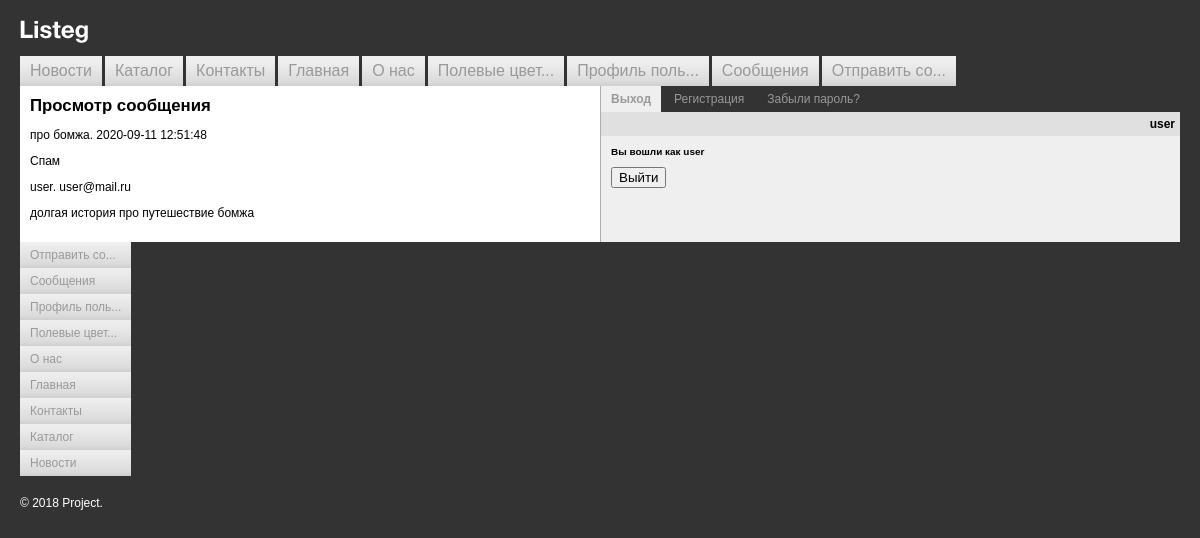
The app's page /posts/view_message/?mes_id=3 (signed in) with its own data.
### tables this page shows
CREATE TABLE `messages` (
  `id` int(11) NOT NULL AUTO_INCREMENT,
  `title` varchar(255) NOT NULL,
  `content` text NOT NULL,
  `unread` tinyint(1) NOT NULL,
  `topic_id` int(11) NOT NULL,
  `sent` timestamp NOT NULL DEFAULT CURRENT_TIMESTAMP,
  `sender_id` int(11) NOT NULL,
  `recipient_id` int(11) NOT NULL,
  PRIMARY KEY (`id`),
  UNIQUE KEY `id_UNIQUE` (`id`),
  KEY `topic_id_z_idx` (`topic_id`),
  KEY `sender_id_z_idx` (`sender_id`),
  KEY `recipient_id_z_idx` (`recipient_id`),
  CONSTRAINT `recipient_id_z` FOREIGN KEY (`recipient_id`) REFERENCES `users` (`id`) ON DELETE CASCADE ON UPDATE CASCADE,
  CONSTRAINT `sender_id_z` FOREIGN KEY (`sender_id`) REFERENCES `users` (`id`) ON DELETE CASCADE ON UPDATE CASCADE,
  CONSTRAINT `topic_id_z` FOREIGN KEY (`topic_id`) REFERENCES `topics` (`id`) ON DELETE CASCADE ON UPDATE CASCADE
);

CREATE TABLE `topics` (
  `id` int(11) NOT NULL AUTO_INCREMENT,
  `topic` varchar(255) NOT NULL,
  `color_id` int(11) NOT NULL,
  `created` timestamp NOT NULL DEFAULT CURRENT_TIMESTAMP,
  `creator_id` int(11) NOT NULL,
  `parent_id` int(11) NOT NULL,
  PRIMARY KEY (`id`),
  UNIQUE KEY `id_UNIQUE` (`id`),
  KEY `color_id_z_idx` (`color_id`),
  KEY `creator_id_z_idx` (`creator_id`),
  CONSTRAINT `color_id_z` FOREIGN KEY (`color_id`) REFERENCES `colors` (`id`) ON DELETE CASCADE ON UPDATE CASCADE,
  CONSTRAINT `creator_id_z` FOREIGN KEY (`creator_id`) REFERENCES `users` (`id`) ON DELETE CASCADE ON UPDATE CASCADE
);

CREATE TABLE `users` (
  `id` int(11) NOT NULL AUTO_INCREMENT,
  `login` varchar(255) NOT NULL,
  `password` varchar(255) NOT NULL,
  `email` varchar(255) NOT NULL,
  `phone` varchar(20) NOT NULL,
  `activity` tinyint(1) NOT NULL,
  `notification` tinyint(1) NOT NULL,
  PRIMARY KEY (`id`),
  UNIQUE KEY `id_UNIQUE` (`id`)
);

### include/functions.php (called while the page is built, shortened)
<?php
function requestMessssage()
{
    $queryGet = $_GET['mes_id'] ?? '';
    $queryGet = (int) $queryGet;
    return $queryGet;
}
function createMenu($items, $sortBy, $ulClass = 'main-menu')
{
    include($_SERVER['DOCUMENT_ROOT'] . '/template/parts/main_menu_ul.php');
}
function doQuery($sql)
{
    if (mysqli_connect_errno()) {
        echo mysqli_connect_error();
    } else {
        $result = mysqli_query(connectDB(), $sql);
        return $result;
    }
}
function connectDB($dbname = 'taskmandb')
{
    $host = 'localhost';
    $user = 'mysql';
    $password = '';
    static $db = null;
    if (null === $db) {
       $db = mysqli_connect($host, $user, $password, $dbname);
    }
    return $db;
}
function collectData($sql)
{
    $result = doQuery($sql);
    $collectedData = mysqli_fetch_all($result, MYSQLI_ASSOC);
    return $collectedData;
}
function readMessage($mes_id)
{
    $sql = "UPDATE messages SET unread=0 WHERE id=('$mes_id');";
    return doQuery($sql);
}
function cleanData($dirtyData)
{
    $clean = htmlspecialchars($dirtyData);
    $clean = mysqli_real_escape_string(connectDB(), $clean);
    return $clean;
}
function getMessage($mes_id, $userId)
{
    $sql = "SELECT messages.title, messages.sent, topics.topic, parent_topics.topic AS 'parent_topic',
        users.login, users.email, messages.content FROM messages
        LEFT JOIN users ON messages.recipient_id = users.id
        LEFT JOIN topics ON messages.topic_id = topics.id
        LEFT JOIN topics AS parent_topics ON parent_topics.id = topics.parent_id
        WHERE messages.id = ('$mes_id') AND users.id = ('$userId');";
    $selectedMessage = collectData($sql);
    if ($selectedMessage != null && $selectedMessage != false && $selectedMessage != ''){
        $selectedMessage = array_shift($selectedMessage);
        return $selectedMessage;
    }
    return false;
}

### index.php (called while the page is built)
<?php include($_SERVER['DOCUMENT_ROOT'] . '/template/parts/header.php');?>
<?php include($_SERVER['DOCUMENT_ROOT'] . '/template/parts/footer.php');?>

### template/content/view_message.php (the view)
<?php if ($oneMessage != null && $oneMessage != false && $oneMessage != '') :?>
	<p><?= $oneMessage['title'] . '. ' . $oneMessage['sent'];?></p>
	<p>
	    <?= $oneMessage['topic'] != $oneMessage['parent_topic'] ? $oneMessage['parent_topic']
	            . '. ' . $oneMessage['topic'] : $oneMessage['topic'];
	    ?>
	</p>
	<p><?= $oneMessage['login'] . '. ' . $oneMessage['email'];?></p>
	<p><?= $oneMessage['content'];?></p>
<?php else :?>
	<h3>Сообщение не существует</h3>
<?php endif;?>

### styles.css (style rules this page uses)
body { background: #333333; padding: 20px; margin: 0; color: #000000; font-family: Arial, Helvetica, sans-serif; font-size: 12px; }

### records on screen
messages: title "про бомжа", sent "2020-09-11 12:51:48", topic.topic "Спам", recipient.login "user", recipient.email "user@mail.ru", content "долгая история про путешествие бомжа"

### other values on screen
shortString($item['title']) "Новости"
shortString($item['title']) "Каталог"
shortString($item['title']) "Контакты"
shortString($item['title']) "Главная"
shortString($item['title']) "О нас"
shortString($item['title']) "Полевые цвет..."
shortString($item['title']) "Профиль поль..."
shortString($item['title']) "Сообщения"
shortString($item['title']) "Отправить со..."
$currentItem['title'] "Просмотр сообщения"
$userName "user"
$name "user"
